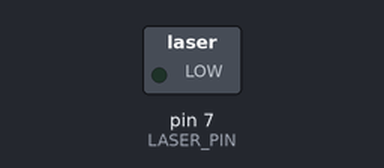
A sketch run on a simulated Arduino Uno, built with avr-gcc and run on an emulated ATmega328P. Shown: switched loads named in the sketch (green lamp = pin HIGH). What the sketch prints to the serial monitor is not drawn.

Above: at 1.25 s.
At 41.6 s:
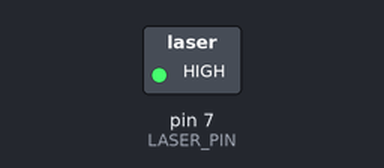
Timing chart, 0 to 43.6 s (numbered marks = the images above):
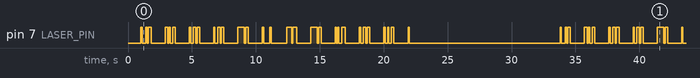

Measured:
- by itself, pin 7 (LASER_PIN): moves between LOW and HIGH, repeating every 32.8 s
- by itself, everything shown: repeats every 32.8 s, in 60 steps

The sketch:

sender.ino
```cpp
char val;
int pos = 0;

char *test = "hello world";
int index = 0;

#define BIT_DELAY 100
#define CHAR_DELAY BIT_DELAY*10
#define MSG_DELAY CHAR_DELAY*10

#define LASER_PIN 7

void setup() {
  Serial.begin(9600);
pinMode(7, OUTPUT);

  // put your setup code here, to run once:

  Serial.println("i");

  pos = 0;
  index = 0;

  laserOff();
  delay(CHAR_DELAY); //1s

}

void loop() {
  // put your main code here, to run repeatedly:

  if(pos == 0){
    laserOn();
    delay(BIT_DELAY); //100ms start b
    val = test[index];
    Serial.print("s ");
    index++;
    pos++;
  }
  else if(pos >= 9)
  {
    Serial.println("i");
    laserOff();
    pos = 0;
    delay(CHAR_DELAY);

    if(index > strlen(test))
    {
      Serial.println("str");
      index = 0;
      delay(MSG_DELAY);   //send message with a 5 second interval
    }
  }
  else
  {
    if(val & 0x01)
    {
      laserOn();
      Serial.print("1");

    }
    else
    {
      laserOff();
      Serial.print("0");
    }
    val = val >> 1;
    delay(BIT_DELAY);
    pos++;
  }
}

void laserOn()
{
  digitalWrite(7, HIGH);
}

void laserOff()
{
  digitalWrite(7, LOW);
}  
```
